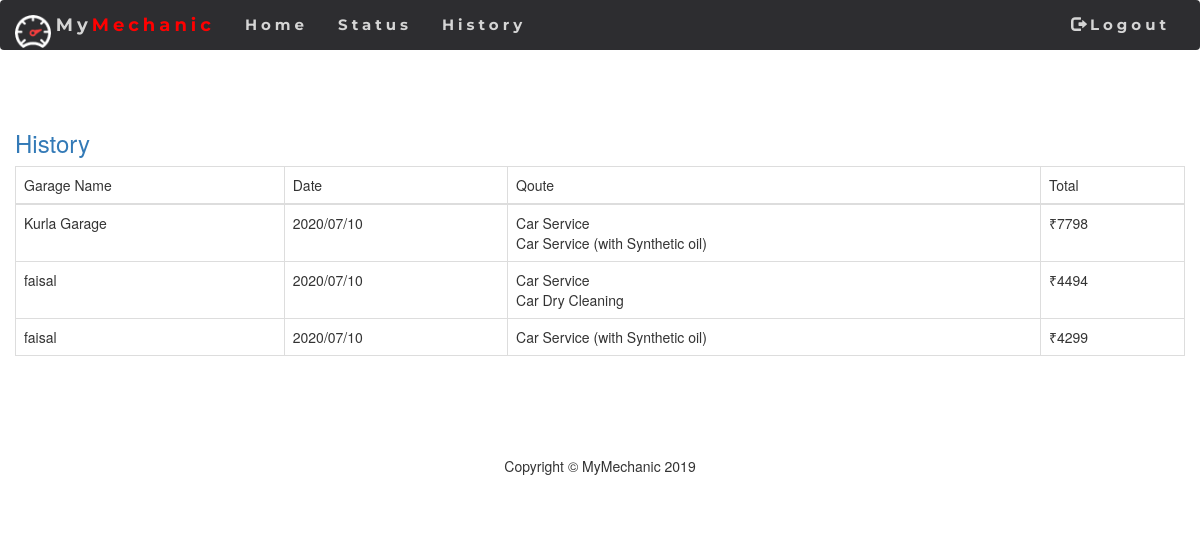
The page /history.php (signed in) on the database its author committed.
### tables this page shows
CREATE TABLE `user_history` (
  `his_id` int(11) NOT NULL,
  `user_id` int(11) NOT NULL,
  `garage_name` varchar(200) NOT NULL,
  `date` varchar(24) NOT NULL,
  `qoute` varchar(255) NOT NULL,
  `total` varchar(25) NOT NULL
);

### history.php (the view, shortened to what this page needs)
<?php
include('DBconfig.php');
$user_id = $_SESSION['user_id'];
$query = "SELECT * FROM user_history,user_signup  WHERE user_signup.user_id = user_history.user_id AND user_history.user_id = $user_id";
$result = $conn->query($query);
?>
<!DOCTYPE html>
<html lang="en">
<head>
    <link rel="stylesheet" href="https://maxcdn.bootstrapcdn.com/bootstrap/3.4.1/css/bootstrap.min.css">
</head>
<body>
 <?php include 'partials/select_service_header.php'?>
<br>
<br>
<br>
<div class="container-fluid">
<div class="card shadow mb-4">
  <div class="card-header py-3">
    <h3 class="m-0 font-weight-bold text-primary">History
    </h3>
  </div>
  <div class="card-body">
    <div class="table-responsive">
<table class="table table-bordered" id="dataTable" width="100%" cellspacing="0">
<thead>
  <tr>
      <td>Garage Name</td>
      <td>Date</td>
      <td>Qoute</td>
      <td>Total</td>
  </tr>
</thead>
<tbody>
    <?php
    if(mysqli_num_rows($result) > 0)
    {
          foreach($result as $req_data)
            {
                $garage_name = $req_data['garage_name'];
                $date = $req_data['date'];
                $total = $req_data['total'];
          ?>
      <tr>
        <td><?php  echo $garage_name; ?></td>
        <td><?php  echo $date; ?></td>
        <td>
        <?php
            $quote = unserialize($req_data['qoute']);
            $cart = array();
            foreach($quote as $dts)
            {
                $q = "SELECT service FROM car_service WHERE id = $dts";
                $re = $conn->query($q);
                foreach($re as $r)
                {
                    array_push($cart, $r['service']);
                }
            }
            foreach($cart as $item)
            {
                echo $item."<br>";
            }
        ?>
        </td>
        <td><?php  echo "&#8377;".$total; ?></td>
      </tr>
      <?php
        }
    }
    else {
        echo "<h4>No Record Found</h4>";
    }
    ?>
        </tbody>
      </table>
    </div>
  </div>
</div>
<br>
<br>
</div>
      <footer class="sticky-footer bg-white">
        <div class="container my-auto">
          <div class="copyright text-center my-auto">
            <span>Copyright &copy; MyMechanic 2019</span>
          </div>
        </div>
      </footer>
</body>
</html>

### partials/select_service_header.php (shortened to what this page needs)
<nav class="navbar navbar-inverse">
    <div class="container-fluid">
        <div class="navbar-header">
            <a class="navbar-brand" href=""><img src="img/logo.png" style="height: 33px"></a>
<a class="navbar-brand" href="" style="padding-left:5px">My<span class="logocolor">Mechanic</span></a>
        </div>
        <div class="collapse navbar-collapse" id="myNavbar">
        <ul class="nav navbar-nav ">
         <li><a href="user_home.php">Home</a></li>
         <li><a href="Status.php">Status</a></li>
         <li><a href="history.php">History</a></li>
        </ul>
        <ul class="nav navbar-nav navbar-right">
            <li><a href="logout.php"><span class="glyphicon glyphicon-log-out"></span>Logout</a></li>
        </ul>
        </div>
  </div>
</nav>

### history.php (style rules this page uses)
.container { padding: 40px 120px; }
.navbar { font-family: Montserrat, sans-serif; margin-bottom: 0; background-color: #2d2d30; border: 0; font-size: 15px !important; letter-spacing: 4px; opacity: 1.0; font-weight: bold; }
.navbar li a, .navbar .navbar-brand { color: #d5d5d5 !important; }
.logocolor { color: #FF0000; }

### partials/select_service_header.php (style rules this page uses)
.navbar { font-family: Montserrat, sans-serif; margin-bottom: 0; background-color: #2d2d30; border: 0; font-size: 15px !important; letter-spacing: 4px; opacity: 1.0; font-weight: bold; }
.navbar li a, .navbar .navbar-brand { color: #d5d5d5 !important; }
.logocolor { color: #FF0000; }

### rows shown on the page
user_history: garage_name "Kurla Garage", date "2020/07/10", item "Car Service", item "Car Service (with Synthetic oil)", total "7798"
user_history: garage_name "faisal", date "2020/07/10", item "Car Service", item "Car Dry Cleaning", total "4494"
user_history: garage_name "faisal", date "2020/07/10", item "Car Service (with Synthetic oil)", total "4299"
